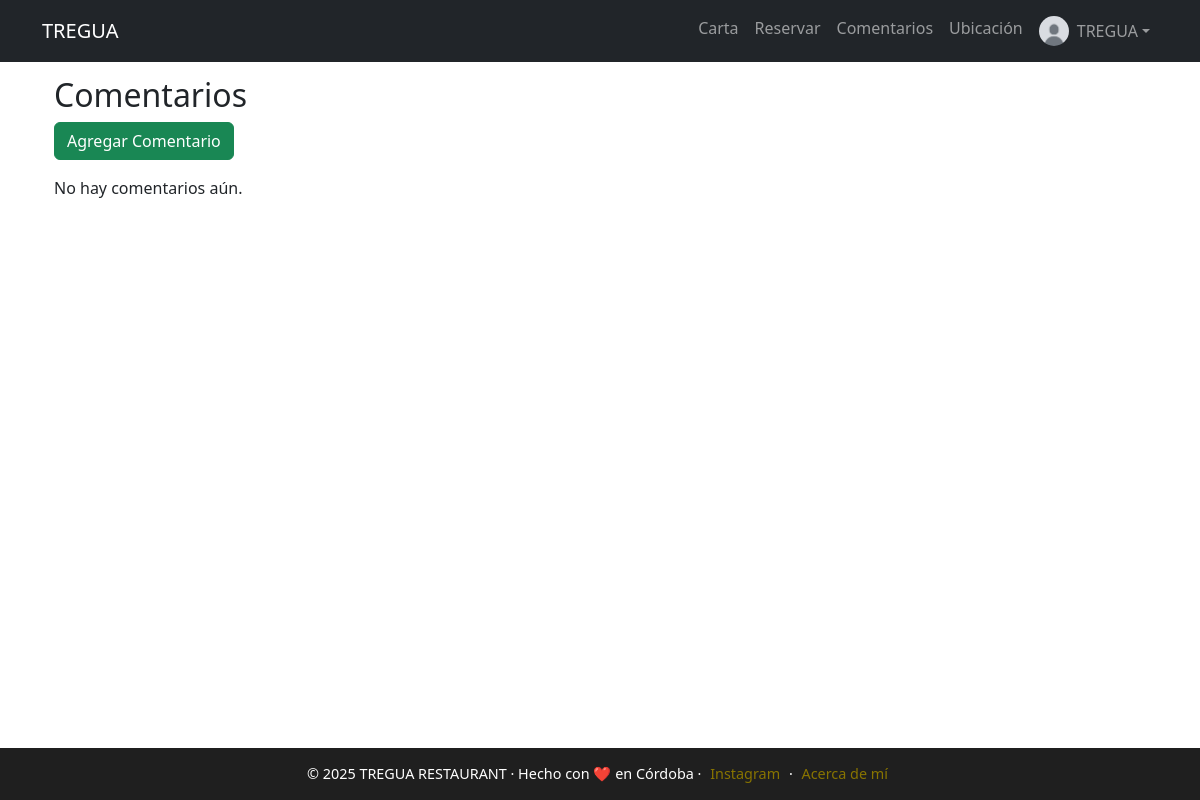
The app's page /bar/comentarios/ (signed in), older data.
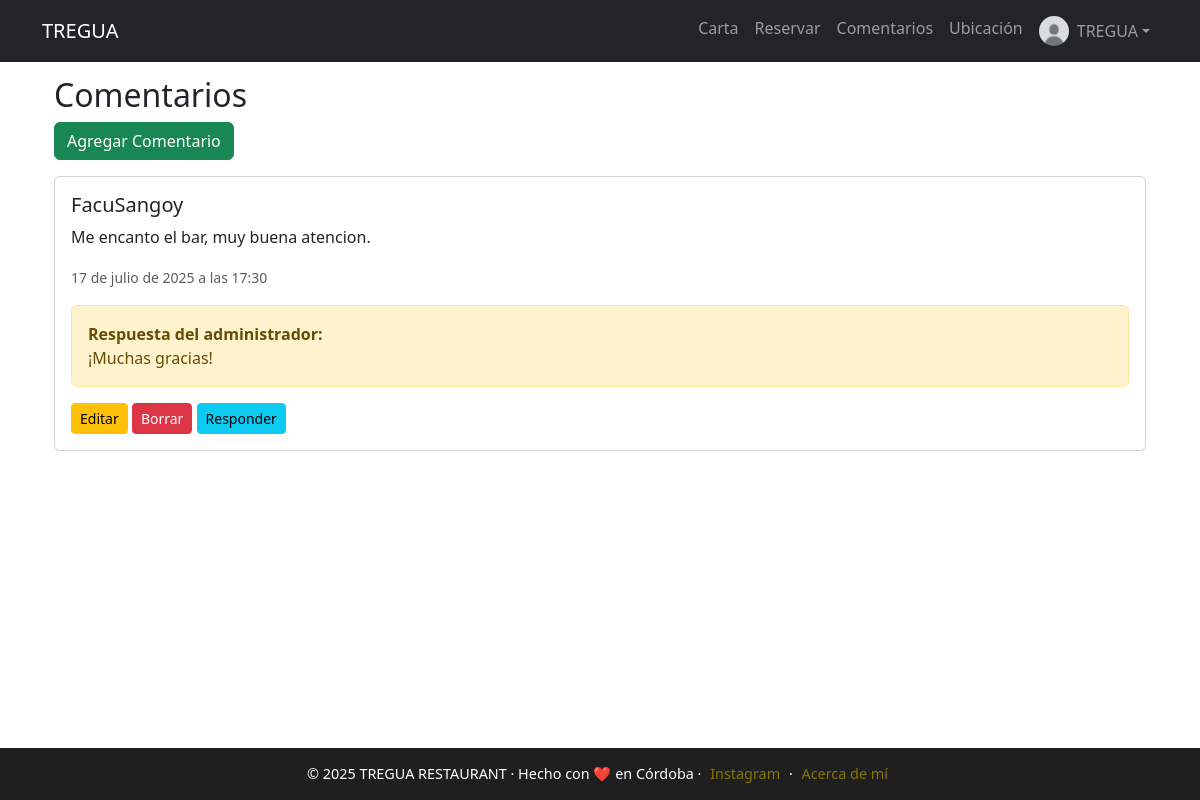
The same page, newer data.
### cuentas/models.py (models this page shows, shortened)
class Profile(models.Model):
    user = models.OneToOneField(User, on_delete=models.CASCADE, related_name='profile')
    avatar = models.ImageField(upload_to='avatares/', blank=True, null=True)
    dni = models.CharField(max_length=20)
    telefono = models.CharField(max_length=20)

### bar/models.py (models this page shows, shortened)
class Comentario(models.Model):
    usuario = models.ForeignKey(User, on_delete=models.CASCADE)
    contenido = models.TextField()
    creado = models.DateTimeField(auto_now_add=True)
    respuesta_admin = models.TextField(blank=True, null=True)

### bar/views.py (the view)
# urls.py: path('comentarios/', ComentarioListView.as_view(), name='comentarios'),
class ComentarioListView(ListView):
    model = Comentario
    template_name = 'bar/comentario_list.html'
    context_object_name = 'comentarios'
    ordering = ['-creado']

### bar/templates/bar/comentario_list.html (shortened to what this page needs)
{% extends 'bar/base.html' %}
{% load static %}
{% block content %}
<div class="container mt-4">
    <h2>Comentarios</h2>
    <a href="{% url 'crear_comentario' %}" class="btn btn-success mb-3">Agregar Comentario</a>
    {% for comentario in comentarios %}
        <div class="card mb-3">
            <div class="card-body">
                <h5 class="card-title">{{ comentario.usuario.username }}</h5>
                <p class="card-text">{{ comentario.contenido }}</p>
                <p class="card-text"><small class="text-muted">{{ comentario.creado }}</small></p>
                {% if comentario.respuesta_admin %}
                    <div class="alert alert-warning mt-2">
                        <strong>Respuesta del administrador:</strong><br>
                        {{ comentario.respuesta_admin }}
                    </div>
                {% endif %}
                <div class="mt-2">
                    {% if user.is_authenticated %}
                        {% if user == comentario.usuario or user.is_superuser %}
                            <a href="{% url 'editar_comentario' comentario.id %}" class="btn btn-sm btn-warning">Editar</a>
                            <form action="{% url 'eliminar_comentario' comentario.id %}" method="post" style="display:inline;">
                                <button type="submit" class="btn btn-sm btn-danger" onclick="return confirm('¿Seguro querés borrar este comentario?');">Borrar</button>
                            </form>
                        {% endif %}
                        {% if user.is_superuser %}
                            <a href="{% url 'responder_comentario' comentario.id %}" class="btn btn-sm btn-info">Responder</a>
                        {% endif %}
                    {% endif %}
                </div>
            </div>
        </div>
    {% empty %}
        <p>No hay comentarios aún.</p>
    {% endfor %}
</div>
{% endblock %}

### bar/templates/bar/base.html (shortened to what this page needs)
{% load static %}
<!DOCTYPE html>
<html lang="es">
<head>
        <link rel="stylesheet" href=".">
        <link href="https://cdn.jsdelivr.net/npm/bootstrap@5.3.0/dist/css/bootstrap.min.css" rel="stylesheet">
    {% block extra_head %}
        <link rel="stylesheet" href="https://unpkg.com/leaflet@1.9.4/dist/leaflet.css"/>
    {% endblock %}
</head>
<body class="d-flex flex-column min-vh-100">
<nav class="navbar navbar-expand-lg navbar-dark bg-dark fixed-top">
    <div class="container">
        <a class="navbar-brand" href="{% url 'inicio' %}">TREGUA</a>
        <div class="collapse navbar-collapse" id="navbarNav">
            <ul class="navbar-nav ms-auto">
                <li class="nav-item"><a class="nav-link" href="{% url 'carta' %}">Carta</a></li>
                <li class="nav-item"><a class="nav-link" href="{% url 'reserva' %}">Reservar</a></li>
                <li class="nav-item"><a class="nav-link" href="{% url 'comentarios' %}">Comentarios</a></li>
                <li class="nav-item"><a class="nav-link" href="{% url 'ubicacion' %}">Ubicación</a></li>
                {% if user.is_authenticated %}
                    <li class="nav-item dropdown">
                        <a class="nav-link dropdown-toggle d-flex align-items-center" href="#"
                           id="navbarDropdown" role="button" data-bs-toggle="dropdown" aria-expanded="false">
                            {% if user.profile.avatar %}
                                <img src="{{ user.profile.avatar.url }}" class="rounded-circle me-2" alt="Avatar" width="30" height="30">
                            {% else %}
                                <img src="/media/avatares/default-avatar.png" class="rounded-circle me-2" alt="Avatar" width="30" height="30">
                            {% endif %}
                            {{ user.username }}
                        </a>
                    </li>
                {% else %}
                    <li class="nav-item"><a class="nav-link" href="{% url 'login' %}">Iniciar sesión</a></li>
                    <li class="nav-item"><a class="nav-link" href="{% url 'signup' %}">Registrarse</a></li>
                {% endif %}
            </ul>
        </div>
    </div>
</nav>
<main class="flex-grow-1 container mt-5 pt-1">
    {% block content %}
    {% endblock %}
</main>
<footer>
    &copy; 2025 TREGUA RESTAURANT · Hecho con ❤️ en Córdoba ·
    <a href="https://www.instagram.com/treguarestaurant/" target="_blank">Instagram</a> ·
    <a href="{% url 'about' %}">Acerca de mí</a>
</footer>
</body>
</html>

### bar/templates/bar/base.html (style rules this page uses)
footer { background-color: #1f1f1f; color: #fff; padding: 15px 0; text-align: center; font-size: 0.9rem; width: 100%; }
footer a { color: #887400ff; margin: 0 5px; text-decoration: none; }
.nav-link, .dropdown-item { transition: color 0.5s ease; }

Row changes from the older to the newer data that the page shows:
added Comentario: usuario.username "FacuSangoy", contenido "Me encanto el bar, muy buena atencion.", creado "17 de julio de 2025 a las 17:30", respuesta_admin "¡Muchas gracias!", shows "Editar"
Text that changed along with them:
text no longer shown: "No hay comentarios aún."
